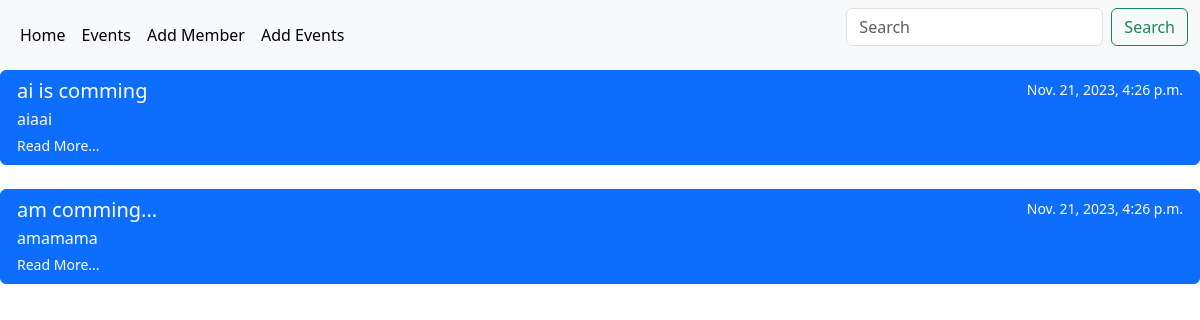
Before: /up_comming_event with the older database file.
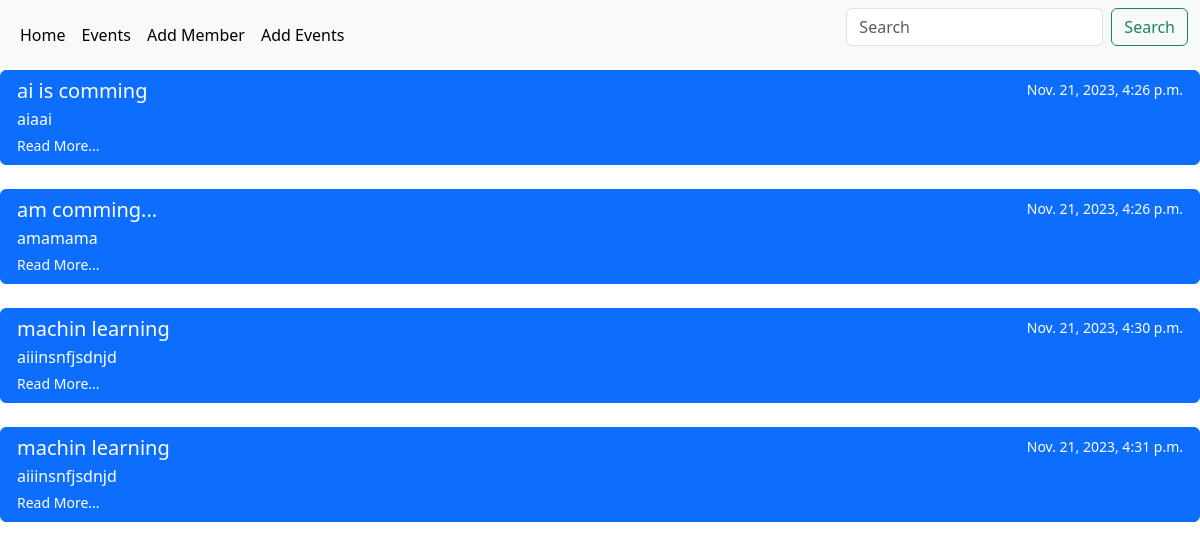
After: the same page with the newer database file.
### CSEC_App/models.py (models this page shows, shortened)
class Events(models.Model):
    title=models.CharField(max_length=300)
    description=models.TextField()
    date=models.DateTimeField()
    time=models.TimeField()
    venue=models.CharField(max_length=200)
    organizer=models.CharField(max_length=100)
    created_at=models.DateTimeField(auto_now_add=True)
    class Meta:
        verbose_name_plural='Events'

### CSEC_App/views.py (the view)
# urls.py: path('up_comming_event',EventsView.as_view(),name='events'),
class EventsView(ListView):
    model=Events
    template_name='events_dashboard.html'

### CSEC_App/templates/events_dashboard.html
{% extends 'base.html' %}
{% block content %}
        {% for event in object_list  %}
<div class="list-group">
    <a href="#" class="list-group-item list-group-item-action active" aria-current="true">
      <div class="d-flex w-100 justify-content-between">
        <h5 class="mb-1">{{event.title}}</h5>
        <small>{{event.created_at}}</small>
      </div>
      <p class="mb-1">{{event.description}}</p>
      <small>Read More...</small>
    </a>
  </div></br>
  {% endfor %}
{% endblock content%}

Changed rows visible on the page:
added Events: title "machin learning", created_at "Nov. 21, 2023, 4:30 p.m.", description "aiiinsnfjsdnjd"
added Events: title "machin learning", created_at "Nov. 21, 2023, 4:31 p.m.", description "aiiinsnfjsdnjd"
